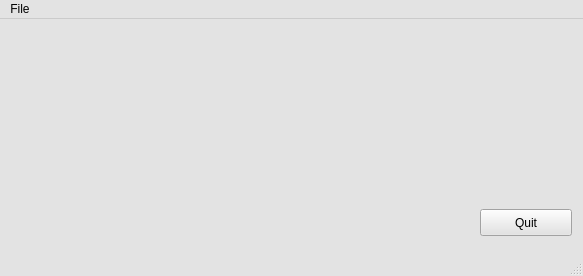
<?xml version="1.0" encoding="UTF-8"?>
<ui version="4.0">
 <class>frmMain</class>
 <widget class="QMainWindow" name="frmMain">
  <property name="geometry">
   <rect>
    <x>0</x>
    <y>0</y>
    <width>583</width>
    <height>276</height>
   </rect>
  </property>
  <property name="sizePolicy">
   <sizepolicy hsizetype="Fixed" vsizetype="Fixed">
    <horstretch>0</horstretch>
    <verstretch>0</verstretch>
   </sizepolicy>
  </property>
  <property name="minimumSize">
   <size>
    <width>0</width>
    <height>0</height>
   </size>
  </property>
  <property name="maximumSize">
   <size>
    <width>16777215</width>
    <height>16777215</height>
   </size>
  </property>
  <property name="palette">
   <palette>
    <active>
     <colorrole role="WindowText">
      <brush brushstyle="SolidPattern">
       <color alpha="255">
        <red>0</red>
        <green>0</green>
        <blue>0</blue>
       </color>
      </brush>
     </colorrole>
     <colorrole role="Button">
      <brush brushstyle="SolidPattern">
       <color alpha="255">
        <red>227</red>
        <green>227</green>
        <blue>227</blue>
       </color>
      </brush>
     </colorrole>
     <colorrole role="Light">
      <brush brushstyle="SolidPattern">
       <color alpha="255">
        <red>255</red>
        <green>255</green>
        <blue>255</blue>
       </color>
      </brush>
     </colorrole>
     <colorrole role="Midlight">
      <brush brushstyle="SolidPattern">
       <color alpha="255">
        <red>241</red>
        <green>241</green>
        <blue>241</blue>
       </color>
      </brush>
     </colorrole>
     <colorrole role="Dark">
      <brush brushstyle="SolidPattern">
       <color alpha="255">
        <red>113</red>
        <green>113</green>
        <blue>113</blue>
       </color>
      </brush>
     </colorrole>
     <colorrole role="Mid">
      <brush brushstyle="SolidPattern">
       <color alpha="255">
        <red>151</red>
        <green>151</green>
        <blue>151</blue>
       </color>
      </brush>
     </colorrole>
     <colorrole role="Text">
      <brush brushstyle="SolidPattern">
       <color alpha="255">
        <red>0</red>
        <green>0</green>
        <blue>0</blue>
       </color>
      </brush>
     </colorrole>
     <colorrole role="BrightText">
      <brush brushstyle="SolidPattern">
       <color alpha="255">
        <red>255</red>
        <green>255</green>
        <blue>255</blue>
       </color>
      </brush>
     </colorrole>
     <colorrole role="ButtonText">
      <brush brushstyle="SolidPattern">
       <color alpha="255">
        <red>0</red>
        <green>0</green>
        <blue>0</blue>
       </color>
      </brush>
     </colorrole>
     <colorrole role="Base">
      <brush brushstyle="SolidPattern">
       <color alpha="255">
        <red>255</red>
        <green>255</green>
        <blue>255</blue>
       </color>
      </brush>
     </colorrole>
     <colorrole role="Window">
      <brush brushstyle="SolidPattern">
       <color alpha="255">
        <red>227</red>
        <green>227</green>
        <blue>227</blue>
       </color>
      </brush>
     </colorrole>
     <colorrole role="Shadow">
      <brush brushstyle="SolidPattern">
       <color alpha="255">
        <red>0</red>
        <green>0</green>
        <blue>0</blue>
       </color>
      </brush>
     </colorrole>
     <colorrole role="AlternateBase">
      <brush brushstyle="SolidPattern">
       <color alpha="255">
        <red>241</red>
        <green>241</green>
        <blue>241</blue>
       </color>
      </brush>
     </colorrole>
     <colorrole role="ToolTipBase">
      <brush brushstyle="SolidPattern">
       <color alpha="255">
        <red>255</red>
        <green>255</green>
        <blue>220</blue>
       </color>
      </brush>
     </colorrole>
     <colorrole role="ToolTipText">
      <brush brushstyle="SolidPattern">
       <color alpha="255">
        <red>0</red>
        <green>0</green>
        <blue>0</blue>
       </color>
      </brush>
     </colorrole>
    </active>
    <inactive>
     <colorrole role="WindowText">
      <brush brushstyle="SolidPattern">
       <color alpha="255">
        <red>0</red>
        <green>0</green>
        <blue>0</blue>
       </color>
      </brush>
     </colorrole>
     <colorrole role="Button">
      <brush brushstyle="SolidPattern">
       <color alpha="255">
        <red>227</red>
        <green>227</green>
        <blue>227</blue>
       </color>
      </brush>
     </colorrole>
     <colorrole role="Light">
      <brush brushstyle="SolidPattern">
       <color alpha="255">
        <red>255</red>
        <green>255</green>
        <blue>255</blue>
       </color>
      </brush>
     </colorrole>
     <colorrole role="Midlight">
      <brush brushstyle="SolidPattern">
       <color alpha="255">
        <red>241</red>
        <green>241</green>
        <blue>241</blue>
       </color>
      </brush>
     </colorrole>
     <colorrole role="Dark">
      <brush brushstyle="SolidPattern">
       <color alpha="255">
        <red>113</red>
        <green>113</green>
        <blue>113</blue>
       </color>
      </brush>
     </colorrole>
     <colorrole role="Mid">
      <brush brushstyle="SolidPattern">
       <color alpha="255">
        <red>151</red>
        <green>151</green>
        <blue>151</blue>
       </color>
      </brush>
     </colorrole>
     <colorrole role="Text">
      <brush brushstyle="SolidPattern">
       <color alpha="255">
        <red>0</red>
        <green>0</green>
        <blue>0</blue>
       </color>
      </brush>
     </colorrole>
     <colorrole role="BrightText">
      <brush brushstyle="SolidPattern">
       <color alpha="255">
        <red>255</red>
        <green>255</green>
        <blue>255</blue>
       </color>
      </brush>
     </colorrole>
     <colorrole role="ButtonText">
      <brush brushstyle="SolidPattern">
       <color alpha="255">
        <red>0</red>
        <green>0</green>
        <blue>0</blue>
       </color>
      </brush>
     </colorrole>
     <colorrole role="Base">
      <brush brushstyle="SolidPattern">
       <color alpha="255">
        <red>255</red>
        <green>255</green>
        <blue>255</blue>
       </color>
      </brush>
     </colorrole>
     <colorrole role="Window">
      <brush brushstyle="SolidPattern">
       <color alpha="255">
        <red>227</red>
        <green>227</green>
        <blue>227</blue>
       </color>
      </brush>
     </colorrole>
     <colorrole role="Shadow">
      <brush brushstyle="SolidPattern">
       <color alpha="255">
        <red>0</red>
        <green>0</green>
        <blue>0</blue>
       </color>
      </brush>
     </colorrole>
     <colorrole role="AlternateBase">
      <brush brushstyle="SolidPattern">
       <color alpha="255">
        <red>241</red>
        <green>241</green>
        <blue>241</blue>
       </color>
      </brush>
     </colorrole>
     <colorrole role="ToolTipBase">
      <brush brushstyle="SolidPattern">
       <color alpha="255">
        <red>255</red>
        <green>255</green>
        <blue>220</blue>
       </color>
      </brush>
     </colorrole>
     <colorrole role="ToolTipText">
      <brush brushstyle="SolidPattern">
       <color alpha="255">
        <red>0</red>
        <green>0</green>
        <blue>0</blue>
       </color>
      </brush>
     </colorrole>
    </inactive>
    <disabled>
     <colorrole role="WindowText">
      <brush brushstyle="SolidPattern">
       <color alpha="255">
        <red>113</red>
        <green>113</green>
        <blue>113</blue>
       </color>
      </brush>
     </colorrole>
     <colorrole role="Button">
      <brush brushstyle="SolidPattern">
       <color alpha="255">
        <red>227</red>
        <green>227</green>
        <blue>227</blue>
       </color>
      </brush>
     </colorrole>
     <colorrole role="Light">
      <brush brushstyle="SolidPattern">
       <color alpha="255">
        <red>255</red>
        <green>255</green>
        <blue>255</blue>
       </color>
      </brush>
     </colorrole>
     <colorrole role="Midlight">
      <brush brushstyle="SolidPattern">
       <color alpha="255">
        <red>241</red>
        <green>241</green>
        <blue>241</blue>
       </color>
      </brush>
     </colorrole>
     <colorrole role="Dark">
      <brush brushstyle="SolidPattern">
       <color alpha="255">
        <red>113</red>
        <green>113</green>
        <blue>113</blue>
       </color>
      </brush>
     </colorrole>
     <colorrole role="Mid">
      <brush brushstyle="SolidPattern">
       <color alpha="255">
        <red>151</red>
        <green>151</green>
        <blue>151</blue>
       </color>
      </brush>
     </colorrole>
     <colorrole role="Text">
      <brush brushstyle="SolidPattern">
       <color alpha="255">
        <red>113</red>
        <green>113</green>
        <blue>113</blue>
       </color>
      </brush>
     </colorrole>
     <colorrole role="BrightText">
      <brush brushstyle="SolidPattern">
       <color alpha="255">
        <red>255</red>
        <green>255</green>
        <blue>255</blue>
       </color>
      </brush>
     </colorrole>
     <colorrole role="ButtonText">
      <brush brushstyle="SolidPattern">
       <color alpha="255">
        <red>113</red>
        <green>113</green>
        <blue>113</blue>
       </color>
      </brush>
     </colorrole>
     <colorrole role="Base">
      <brush brushstyle="SolidPattern">
       <color alpha="255">
        <red>227</red>
        <green>227</green>
        <blue>227</blue>
       </color>
      </brush>
     </colorrole>
     <colorrole role="Window">
      <brush brushstyle="SolidPattern">
       <color alpha="255">
        <red>227</red>
        <green>227</green>
        <blue>227</blue>
       </color>
      </brush>
     </colorrole>
     <colorrole role="Shadow">
      <brush brushstyle="SolidPattern">
       <color alpha="255">
        <red>0</red>
        <green>0</green>
        <blue>0</blue>
       </color>
      </brush>
     </colorrole>
     <colorrole role="AlternateBase">
      <brush brushstyle="SolidPattern">
       <color alpha="255">
        <red>227</red>
        <green>227</green>
        <blue>227</blue>
       </color>
      </brush>
     </colorrole>
     <colorrole role="ToolTipBase">
      <brush brushstyle="SolidPattern">
       <color alpha="255">
        <red>255</red>
        <green>255</green>
        <blue>220</blue>
       </color>
      </brush>
     </colorrole>
     <colorrole role="ToolTipText">
      <brush brushstyle="SolidPattern">
       <color alpha="255">
        <red>0</red>
        <green>0</green>
        <blue>0</blue>
       </color>
      </brush>
     </colorrole>
    </disabled>
   </palette>
  </property>
  <property name="windowTitle">
   <string>Main Window</string>
  </property>
  <widget class="QWidget" name="centralwidget">
   <widget class="QPushButton" name="cmdQuit">
    <property name="geometry">
     <rect>
      <x>480</x>
      <y>190</y>
      <width>92</width>
      <height>27</height>
     </rect>
    </property>
    <property name="text">
     <string>Quit</string>
    </property>
   </widget>
  </widget>
  <widget class="QMenuBar" name="menuMain">
   <property name="geometry">
    <rect>
     <x>0</x>
     <y>0</y>
     <width>583</width>
     <height>25</height>
    </rect>
   </property>
   <widget class="QMenu" name="menuFile">
    <property name="title">
     <string>File</string>
    </property>
    <addaction name="menuQuit"/>
   </widget>
   <addaction name="menuFile"/>
  </widget>
  <widget class="QStatusBar" name="statusbar"/>
  <action name="menuQuit">
   <property name="text">
    <string>Quit</string>
   </property>
  </action>
 </widget>
 <resources/>
 <connections/>
</ui>
